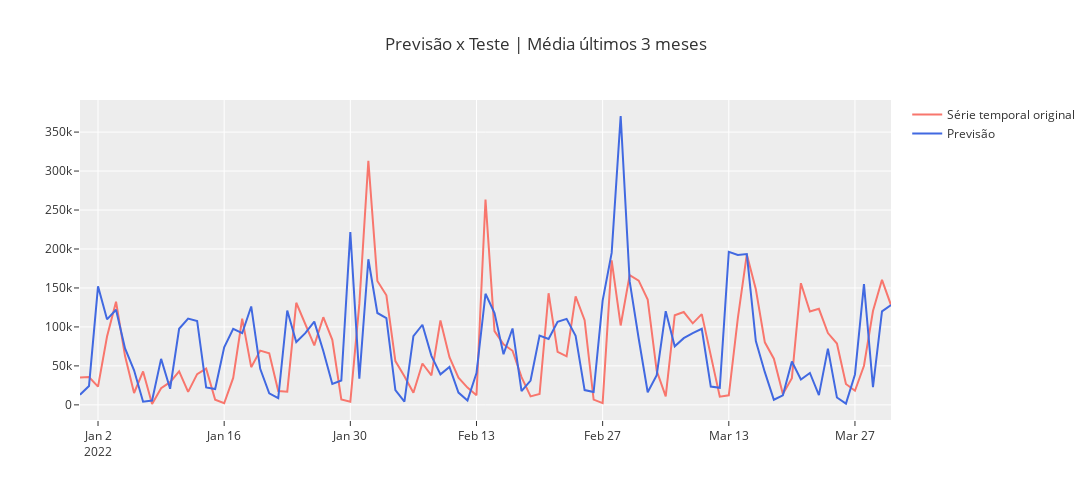

Source (notebook cell):
### Code cell
# Criar um append no array de 'VALOR'. Ese novo valor é a média dos últimos 3 meses

dias_anterioes = 90
dias_previsto = 30

prev_3meses = df.copy()

#prev_3meses.iloc[-1, 0] = prev_3meses.iloc[-91, 0].mean()
for i in range(dias_anterioes):
    prev_3meses.iloc[(-dias_anterioes-1+i), 0] = prev_3meses.iloc[(-dias_anterioes-1+i-dias_anterioes), 0].mean()
prev_3meses

fig = go.Figure([
    go.Scatter(x = df.iloc[(-dias_anterioes-1):].index, y=df.iloc[(-dias_anterioes-1):]['VALOR'], mode='lines', name='Série temporal original'),
    go.Scatter(x = prev_3meses.iloc[(-dias_anterioes-1):].index, y = prev_3meses.iloc[(-dias_anterioes-1):]['VALOR'], mode='lines', line={'color': 'royalblue'}, name='Previsão')
])

fig.update_layout(title_text='Previsão x Teste | Média últimos 3 meses',
                height=500,
                width=1200
)

fig.write_image("../plots/Media_3_meses.jpeg")

fig.show(config=pxconfig)
